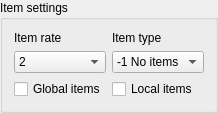
                                  <widget class="QGroupBox" name="groupBox_16">
                                   <property name="title">
                                    <string>Item settings</string>
                                   </property>
                                   <layout class="QGridLayout" name="gridLayout_35">
                                    <item row="3" column="0">
                                     <widget class="QComboBox" name="Item_rateCombobox">
                                      <property name="currentIndex">
                                       <number>1</number>
                                      </property>
                                      <item>
                                       <property name="text">
                                        <string>1</string>
                                       </property>
                                      </item>
                                      <item>
                                       <property name="text">
                                        <string>2</string>
                                       </property>
                                      </item>
                                      <item>
                                       <property name="text">
                                        <string>3</string>
                                       </property>
                                      </item>
                                     </widget>
                                    </item>
                                    <item row="2" column="0">
                                     <widget class="QLabel" name="label_21">
                                      <property name="text">
                                       <string>Item rate</string>
                                      </property>
                                     </widget>
                                    </item>
                                    <item row="2" column="1">
                                     <widget class="QLabel" name="label_22">
                                      <property name="text">
                                       <string>Item type</string>
                                      </property>
                                     </widget>
                                    </item>
                                    <item row="3" column="1">
                                     <widget class="QComboBox" name="Item_typeCombobox">
                                      <item>
                                       <property name="text">
                                        <string>-1 No items</string>
                                       </property>
                                      </item>
                                      <item>
                                       <property name="text">
                                        <string>0</string>
                                       </property>
                                      </item>
                                      <item>
                                       <property name="text">
                                        <string>1</string>
                                       </property>
                                      </item>
                                      <item>
                                       <property name="text">
                                        <string>2</string>
                                       </property>
                                      </item>
                                      <item>
                                       <property name="text">
                                        <string>3</string>
                                       </property>
                                      </item>
                                      <item>
                                       <property name="text">
                                        <string>4</string>
                                       </property>
                                      </item>
                                      <item>
                                       <property name="text">
                                        <string>5</string>
                                       </property>
                                      </item>
                                      <item>
                                       <property name="text">
                                        <string>6</string>
                                       </property>
                                      </item>
                                      <item>
                                       <property name="text">
                                        <string>7</string>
                                       </property>
                                      </item>
                                      <item>
                                       <property name="text">
                                        <string>8</string>
                                       </property>
                                      </item>
                                      <item>
                                       <property name="text">
                                        <string>9</string>
                                       </property>
                                      </item>
                                      <item>
                                       <property name="text">
                                        <string>10</string>
                                       </property>
                                      </item>
                                      <item>
                                       <property name="text">
                                        <string>11</string>
                                       </property>
                                      </item>
                                      <item>
                                       <property name="text">
                                        <string>12</string>
                                       </property>
                                      </item>
                                      <item>
                                       <property name="text">
                                        <string>13</string>
                                       </property>
                                      </item>
                                      <item>
                                       <property name="text">
                                        <string>14</string>
                                       </property>
                                      </item>
                                      <item>
                                       <property name="text">
                                        <string>15</string>
                                       </property>
                                      </item>
                                      <item>
                                       <property name="text">
                                        <string>16</string>
                                       </property>
                                      </item>
                                     </widget>
                                    </item>
                                    <item row="4" column="1">
                                     <widget class="QCheckBox" name="Item_localCheckbox">
                                      <property name="text">
                                       <string>Local items</string>
                                      </property>
                                     </widget>
                                    </item>
                                    <item row="4" column="0">
                                     <widget class="QCheckBox" name="Item_globalCheckbox">
                                      <property name="text">
                                       <string>Global items</string>
                                      </property>
                                     </widget>
                                    </item>
                                   </layout>
                                  </widget>
